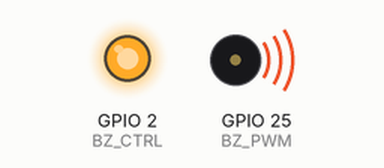
Bench run of a sketch on a simulated ESP32. On the bench: output pins drawn as LEDs (lit = HIGH), buzzer (waves = sounding). Pins used as bus, display or sensor lines are not drawn.

Above: at 0.1 s.
At 26.7 s:
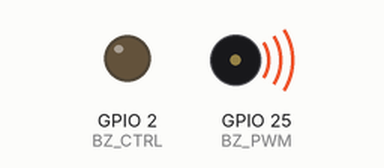
Timing chart, 0 to 128.1 s (numbered marks = the images above):
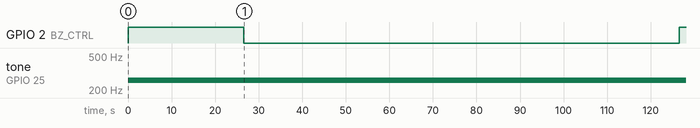

Measured:
- by itself, GPIO 2 (BZ_CTRL): LOW → HIGH at 0.00 s, → LOW 26.6 s later, → HIGH 100 s later
- by itself, tone on GPIO 25 (BZ_PWM): silent → 261 Hz at 0.00 s

The sketch:

Buzzer.ino
```cpp
#define BZ_CTRL 2
#define BZ_PWM 25
#define INIT_FREQ 261.6256

uint8_t PWMCH = 0;
uint32_t freq = 500;
uint8_t resolution_bits = 8;
const uint32_t MAX_DUTY = (resolution_bits == 0) ? 0 : (1 << (resolution_bits))-1;

inline void BUZZ_ON() {digitalWrite(BZ_CTRL, HIGH);
                       ledcWriteTone(PWMCH, INIT_FREQ);}
inline void BUZZ_OFF() {digitalWrite(BZ_CTRL, LOW);}

void setup() {
  // put your setup code here, to run once:
  pinMode(BZ_CTRL, OUTPUT);
  digitalWrite(BZ_CTRL, LOW);

  ledcSetup(PWMCH, freq, resolution_bits);
  ledcAttachPin(BZ_PWM, PWMCH);
}

void loop() {
  // put your main code here, to run repeatedly:
  BUZZ_ON();
  for(int i=0; i<1; i++)
  {
    for(int duty = 0; duty <= MAX_DUTY; duty+=1)
    {
      ledcWrite(PWMCH, duty);
      delay(100);
    }
    delay(1000);
  }

  BUZZ_OFF();
  delay(100000);
}
```
